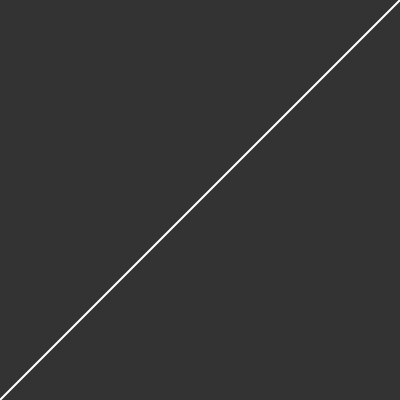
Frame 1 (no input)
Frame 60 (no input): identical to frame 1, image omitted
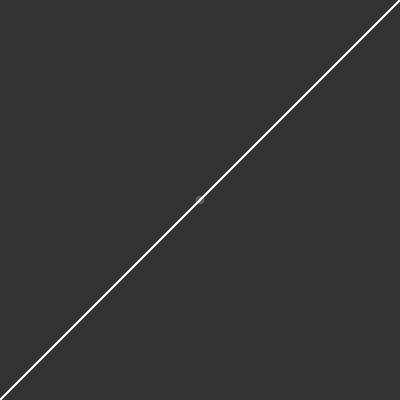
Frame 120 (the mouse pressed at the canvas centre since frame 60)

The p5.js sketch that drew these frames (run headless with seeded random() and noise() and a simulated clock; from frame 60 on, the mouse is pressed at the canvas centre):

// p5.js sketch
// ── sketch.js
let points = [];
let m = 1;
let b = 0;

const learning_rate = 0.01;

function setup() {
	createCanvas(400, 400);
}

function draw() {
	background(51);

	for (let pt of points) {
		let x = map(pt.x, 0, 1, 0, width);
		let y = map(pt.y, 0, 1, height, 0);

		strokeWeight(8);
		stroke(255, 60);
		point(x, y);
	}

	gradientDescent();
	drawLine(m, b);
}

function mousePressed() {
	if (mouseX > 0 && mouseX < width && mouseY > 0 && mouseY < height) {
		const x = map(mouseX, 0, width, 0, 1);
		const y = map(mouseY, 0, height, 1, 0);

		points.push(createVector(x, y));
	}
}

function keyPressed() {
	if (key == " ") {
		if (mouseX > 0 && mouseX < width && mouseY > 0 && mouseY < height) {
			const x = map(mouseX, 0, width, 0, 1);
			const y = map(mouseY, 0, height, 1, 0);

			points.push(createVector(x, y));
		}
	}
}

function gradientDescent() {
	for (let pt of points) {
		let guess = m * pt.x + b;
		let error = pt.y - guess;

		m = m + error * pt.x * learning_rate;
		b = b + error * learning_rate;
	}
}

function drawLine(m, b) {
	let x1 = 0;
	let y1 = m * x1 + b;
	let x2 = 1;
	let y2 = m * x2 + b;

	x1 = map(x1, 0, 1, 0, width);
	y1 = map(y1, 0, 1, height, 0);
	x2 = map(x2, 0, 1, 0, width);
	y2 = map(y2, 0, 1, height, 0);

	strokeWeight(2);
	stroke(255);
	line(x1, y1, x2, y2);
}
